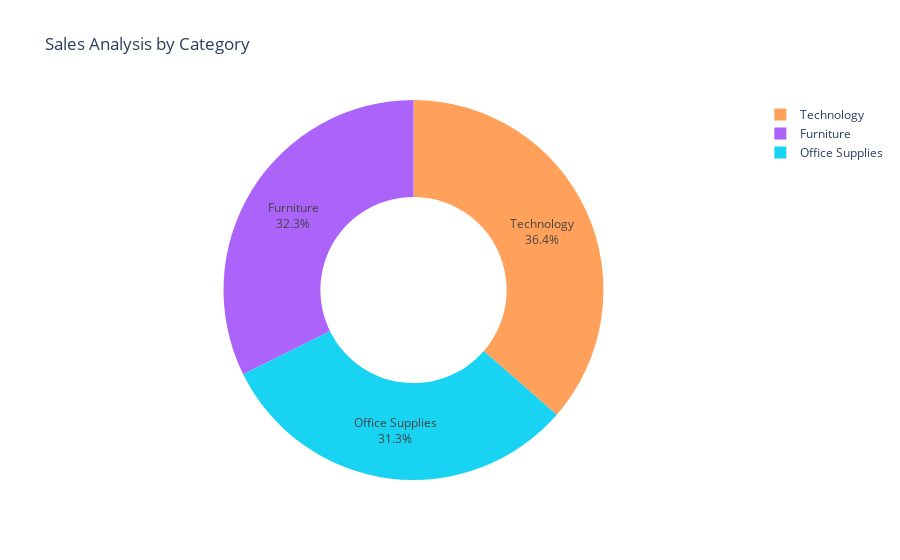

The notebook cell this image was saved under:
### Markdown cell above
# 5. Product Wise Sales Analysis

### Code cell
group_cat= da.groupby(['Category'])['Sales'].sum().reset_index()
fig2 = px.pie(group_cat, names='Category', values='Sales',title='Product Wise Sales Analysis',hole=0.49, color_discrete_sequence=['#FFA15A', '#AB63FA', '#19D3F3'])
fig2.update_layout(title='Sales Analysis by Category')
fig2.update_traces(textposition='inside',textinfo='percent+label')
fig2.show()

### Figure 1 — Plotly figure (JSON) as saved in the notebook; plotly's stock layout.template omitted (floating-point values rounded to 4 significant figures)
{"data": [{"domain": {"x": [0, 1], "y": [0, 1]}, "hole": 0.49, "hovertemplate": "Category=%{label}<br>Sales=%{value}<extra></extra>", "labels": ["Furniture", "Office Supplies", "Technology"], "legendgroup": "", "name": "", "showlegend": true, "textinfo": "percent+label", "textposition": "inside", "type": "pie", "values": [742000.0, 719000.0, 836200.0]}], "layout": {"autosize": true, "legend": {"tracegroupgap": 0}, "piecolorway": ["#FFA15A", "#AB63FA", "#19D3F3"], "title": {"text": "Sales Analysis by Category"}}}
